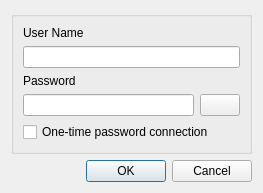
<?xml version="1.0" encoding="UTF-8"?>
<ui version="4.0">
 <class>AuthorizationDialog</class>
 <widget class="QDialog" name="AuthorizationDialog">
  <property name="geometry">
   <rect>
    <x>0</x>
    <y>0</y>
    <width>263</width>
    <height>192</height>
   </rect>
  </property>
  <property name="windowTitle">
   <string>Authorization</string>
  </property>
  <layout class="QVBoxLayout" name="verticalLayout_2">
   <item>
    <widget class="QGroupBox" name="groubox">
     <layout class="QVBoxLayout" name="verticalLayout">
      <item>
       <widget class="QLabel" name="label_username">
        <property name="enabled">
         <bool>true</bool>
        </property>
        <property name="text">
         <string>User Name</string>
        </property>
       </widget>
      </item>
      <item>
       <widget class="QLineEdit" name="edit_username">
        <property name="enabled">
         <bool>true</bool>
        </property>
        <property name="text">
         <string/>
        </property>
       </widget>
      </item>
      <item>
       <widget class="QLabel" name="label_password">
        <property name="enabled">
         <bool>true</bool>
        </property>
        <property name="text">
         <string>Password</string>
        </property>
       </widget>
      </item>
      <item>
       <layout class="QHBoxLayout" name="horizontalLayout">
        <item>
         <widget class="QLineEdit" name="edit_password">
          <property name="enabled">
           <bool>true</bool>
          </property>
          <property name="sizePolicy">
           <sizepolicy hsizetype="Expanding" vsizetype="Fixed">
            <horstretch>0</horstretch>
            <verstretch>0</verstretch>
           </sizepolicy>
          </property>
          <property name="text">
           <string/>
          </property>
          <property name="echoMode">
           <enum>QLineEdit::EchoMode::Password</enum>
          </property>
         </widget>
        </item>
        <item>
         <widget class="QPushButton" name="button_show_password">
          <property name="sizePolicy">
           <sizepolicy hsizetype="Fixed" vsizetype="Fixed">
            <horstretch>0</horstretch>
            <verstretch>0</verstretch>
           </sizepolicy>
          </property>
          <property name="text">
           <string/>
          </property>
          <property name="icon">
           <iconset resource="../../common/resources/common.qrc">
            <normaloff>:/img/show-password.svg</normaloff>:/img/show-password.svg</iconset>
          </property>
          <property name="checkable">
           <bool>true</bool>
          </property>
         </widget>
        </item>
       </layout>
      </item>
      <item>
       <widget class="QCheckBox" name="checkbox_one_time_password">
        <property name="text">
         <string>One-time password connection</string>
        </property>
       </widget>
      </item>
     </layout>
    </widget>
   </item>
   <item>
    <widget class="DialogButtonBox" name="buttonbox">
     <property name="standardButtons">
      <set>QDialogButtonBox::StandardButton::Cancel|QDialogButtonBox::StandardButton::Ok</set>
     </property>
    </widget>
   </item>
  </layout>
 </widget>
 <customwidgets>
  <customwidget>
   <class>DialogButtonBox</class>
   <extends>QDialogButtonBox</extends>
   <header>common/ui/dialog_button_box.h</header>
  </customwidget>
 </customwidgets>
 <resources>
  <include location="../../common/resources/common.qrc"/>
 </resources>
 <connections/>
</ui>
